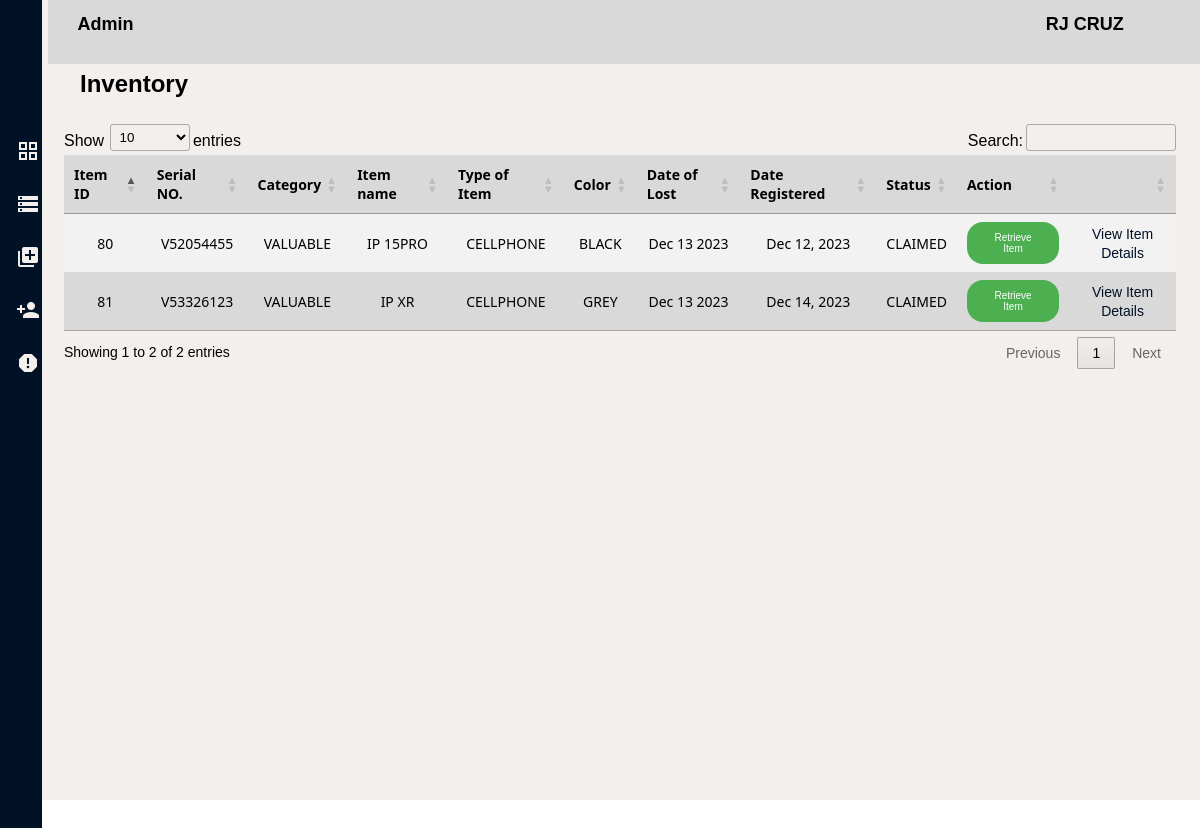
/admin/inventory.php (signed in), run on the app's committed database.
### tables this page shows
CREATE TABLE `account` (
  `id` int(11) NOT NULL,
  `username` varchar(100) NOT NULL,
  `pass` varchar(100) NOT NULL,
  `user_type` int(11) NOT NULL
);

CREATE TABLE `user` (
  `id` int(11) NOT NULL,
  `fullname` varchar(200) NOT NULL,
  `student_number` varchar(200) NOT NULL,
  `email` varchar(200) NOT NULL,
  `course` varchar(200) NOT NULL
);

CREATE TABLE `register` (
  `id` int(11) NOT NULL,
  `serial` varchar(200) NOT NULL,
  `fullname` varchar(255) NOT NULL,
  `studentnum` varchar(255) NOT NULL,
  `course` varchar(255) NOT NULL,
  `itemtype` varchar(100) NOT NULL,
  `itemname` varchar(100) NOT NULL,
  `category` varchar(100) NOT NULL,
  `color` varchar(100) NOT NULL,
  `registerdate` date NOT NULL,
  `lostdate` date NOT NULL,
  `founddate` date NOT NULL,
  `status` varchar(100) NOT NULL,
  `email` varchar(100) NOT NULL,
  `image` varchar(500) NOT NULL,
  `claimdate` date DEFAULT NULL
);

### admin/inventory.php (the view, shortened to what this page needs)
<?php
    include ('../configuration/config.php');
    $sql = "SELECT * FROM register ORDER BY id ASC";
    $result = $conn->query($sql);
    if(isset($_COOKIE['token'])){
        $id=$_COOKIE['token'];
        $sql ="SELECT account.*, user.fullname
               FROM account
               JOIN user ON account.id = user.id
               WHERE account.id=$id";
        if($rs=$conn->query($sql)){
          if($rs->num_rows>0){
            $row=$rs->fetch_assoc();
            $fname=$row['fullname'];
          }else{
              header("location:login.php");
          }
        }
        else{
            echo $conn->error;
        }
      }else{
          header("location:login.php");
      }
?>
<!DOCTYPE html>
<html lang="en">
<head>
    <link rel="stylesheet" href="../styles/invent.css">
    <link rel="stylesheet" type="text/css" href="https://cdn.datatables.net/1.11.5/css/jquery.dataTables.css">
</head>
<body>
    <div class="container">
        <div class="header">
        <p class="stats">Admin</p>
        <p><?php echo $fname; ?> </p>
        </div>
        <h2 class="title">Inventory</h2>
        <table class="items" id="table">
            <thead>
                <tr>
                    <th>Item ID</th>
                    <th>Serial NO.</th>
                    <th>Category</th>
                    <th>Item name</th>
                    <th>Type of Item</th>
                    <th>Color</th>
                    <th>Date of Lost</th>
                    <th>Date Registered</th>
                    <th>Status</th>
                    <th>Action</th>
                    <th></th>
                </tr>
            </thead>
            <tbody>
            <?php
                    if ($result->num_rows > 0){
                        while ($row = $result->fetch_assoc()){
                            $statusClass = ($row['status'] == 'LOST') ? 'status-lost' : (($row['status'] == 'FOUND') ? 'status-found' : '');
                            echo '<tr>';
                            echo '<td>' . $row['id'] . '</td>';
                            echo '<td>' . $row['serial'] . '</td>';
                            echo '<td>' . $row['category'] . '</td>';
                            echo '<td>' . $row['itemname'] . '</td>';
                            echo '<td>' . $row['itemtype'] . '</td>';
                            echo '<td>' . $row['color'] . '</td>';
                            echo '<td>' . (empty($row['lostdate']) ? 'N/A' : date('M d Y', strtotime($row['lostdate']))) . '</td>';
                            echo '<td>' . date('M d, Y', strtotime($row['registerdate'])) . '</td>';
                            echo '<td class="' . $statusClass . '">' . $row['status'] . '</td>';
                            echo '<td><a class="retrieve" href="retrieve.php?id=' . $row['id'] . '">Retrieve Item</a></td>';
                            echo '<td><a class="details" href="details.php?id=' . $row['id'] . '">View Item Details</a></td>';
                            echo '</tr>';
                        }
                    }
                ?>
            </tbody>
        </table>
        <ul class="nav">
        <li>
            <a href="dashboard.php"><i class="material-icons grid_view">grid_view</i></a>
        </li>
        <li>
        <a href="inventory.php"><i class="material-icons grid_view">storage</i></a>
        </li>
        <li>
            <a href="register.php"><i class="material-icons grid_view">library_add</i></a>
        </li>
        <li>
            <a href="account.php"><i class="material-icons grid_view">person_add</i></a>
        </li>
        <li>
            <a href="report.php"><i class="material-icons grid_view">report</i></a>
        </li>
        </ul>
        </div>
</body>
</html>

### styles/invent.css (style rules this page uses)
* { margin: 0; padding: 0; font-family: 'Poppins',sans-serif; box-sizing: border-box; }
.container { width: 100%; height: 100vh; background: #F3EFED; }
.header { position: relative; top:0; left:4%; background: #D9D9D9; max-width: 100%; width: 96%; height: 8%; border: 0px 0px 10px 0px #808080; }
.header p { position: absolute; top: 14px; left: 90%; transform: translateX(-50%); font-size: 18px; font-family: 'Poppins', 'Trebuchet MS', 'Lucida Sans Unicode', 'Lucida Grande', 'Lucida Sans', Arial, sans-serif; font-weight: bold; text-align: left; white-space: nowrap; }
.header .stats { position: absolute; top: 14px; left: 5%; transform: translateX(-50%); font-size: 18px; font-family: 'Poppins', 'Trebuchet MS', 'Lucida Sans Unicode', 'Lucida Grande', 'Lucida Sans', Arial, sans-serif; font-weight: bold; text-align: left; white-space: nowrap; }
ul.nav { position: absolute; top: 50%; left: 0; width: 7%; height: 112%; max-width: 16%; background:#011126; transform: translate(-50%,-50%); padding: 20px 20px 0px; }
ul.nav li { position: relative; left: 8px; top: 180px; display: block; font-size: 20px; padding: 16px 30px; font-family: Verdana, Geneva, Tahoma, sans-serif; font-size: 18px; font-weight: 400; }
ul.nav li a { text-decoration: none; color: #F3EFED; margin: 30px; }
ul.nav li i { color: #F3EFED; display: block; position: absolute; top: 0; left: 30px; }
.title { position: absolute; top: 70px; left: 80px; }
.items { width: 95%; border-collapse: collapse; margin-left: 60px; margin-top: 70px; }
.items thead { background-color: #D9D9D9; color: #000; }
.items th { padding: 10px; margin: 2px; font-family: 'Segoe UI', Tahoma, Geneva, Verdana, sans-serif; font-weight: 100; font-size: 14px; }
.items tbody { background-color: #f2f2f2; }
.items td { padding: 10px; text-align: center; font-family: 'Segoe UI', Tahoma, Geneva, Verdana, sans-serif; font-size: 14px; font-weight: 400; }
.items tbody tr:nth-child(even) { background-color: #D9D9D9; }
a.retrieve { display: inline-block; padding: 10px 20px; text-decoration: none; background-color: #4CAF50; color: white; border-radius: 16px; transition: background-color 0.3s; font-size: 10px; font-weight: 400; }
a.details { text-decoration: none; color: #011126; font-size: 14px; font-weight: 500; font-family: 'Trebuchet MS', 'Lucida Sans Unicode', 'Lucida Grande', 'Lucida Sans', Arial, sans-serif; }

### data on the page
account: user.fullname "RJ CRUZ"
register: id "80", serial "V52054455", category "VALUABLE", itemname "IP 15PRO", itemtype "CELLPHONE", color "BLACK", lostdate "Dec 13 2023", registerdate "Dec 12, 2023", status "CLAIMED"
register: id "81", serial "V53326123", category "VALUABLE", itemname "IP XR", itemtype "CELLPHONE", color "GREY", lostdate "Dec 13 2023", registerdate "Dec 14, 2023", status "CLAIMED"
